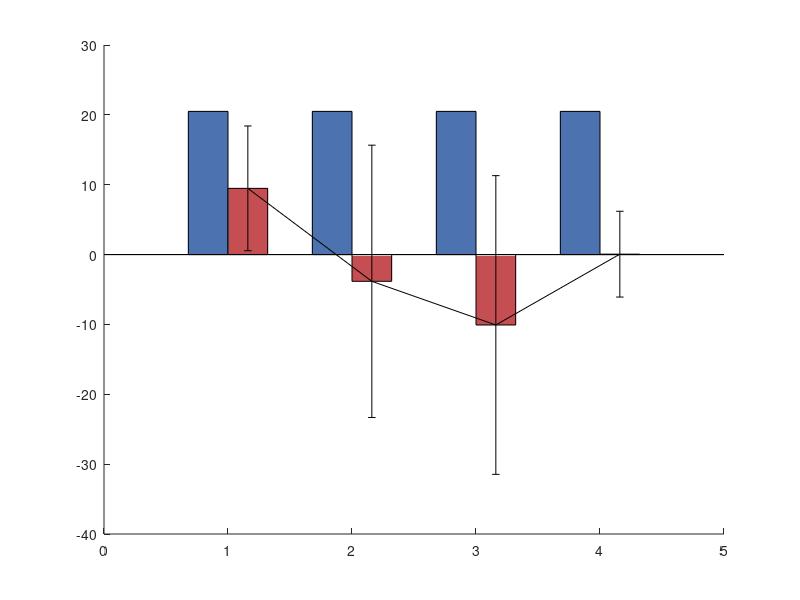

This figure's MATLAB source: (Note: this script raises an error after producing the figure.)
%% MAKE_FIGURE2_BARS - Theoretical vs measured energy change, grouped bar chart

clear; clc; close all;

datasets = {'MNIST','Fashion-MNIST','MIT-BIH','ChestX-ray14'};
theoretical = [20.5 20.5 20.5 20.5];
means = [9.48 -3.83 -10.08 0.06];
sds   = [8.93 19.49 21.38 6.14];

f = figure('Units','inches','Position',[1 1 6 4], 'Color','w');
ax = axes(f); hold(ax,'on');

x = 1:4;
w = 0.32;
b1 = bar(ax, x-w/2, theoretical, w, 'FaceColor',[0.298 0.447 0.690], 'EdgeColor','k','LineWidth',0.6);
b2 = bar(ax, x+w/2, means, w, 'FaceColor',[0.769 0.306 0.322], 'EdgeColor','k','LineWidth',0.6);
errorbar(ax, x+w/2, means, sds, 'k', 'LineStyle','none', 'LineWidth',1, 'CapSize',4);

yline(ax, 0, 'k-', 'LineWidth',0.8);
set(ax, 'XTick', x, 'XTickLabel', datasets, 'FontName','Times New Roman', 'FontSize',9);
ylabel(ax, 'Change relative to baseline (%)', 'FontName','Times New Roman', 'FontSize',10);
ylim(ax, [-45 45]);
box(ax,'off');
legend(ax, [b1 b2], {'Theoretical filter reduction (fixed)','Measured energy change (mean \pm SD)'}, ...
    'FontName','Times New Roman','FontSize',8, 'Box','off', 'Location','northeast');

exportgraphics(f, fullfile('..','results','Figure2_theoretical_vs_measured.png'), 'Resolution', 350);
fprintf('Saved Figure2_theoretical_vs_measured.png\n');
